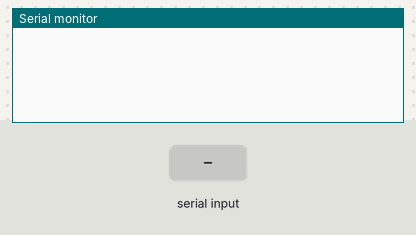
Bench run of a sketch on a simulated Arduino Uno, built with avr-gcc and run on an emulated ATmega328P. On the bench: the last lines printed to the serial monitor. Inputs (shaded band) come from the test bench.

Above: at 1.2 s.
1.3 s: "90,45\n" received over Serial
At 1.9 s:
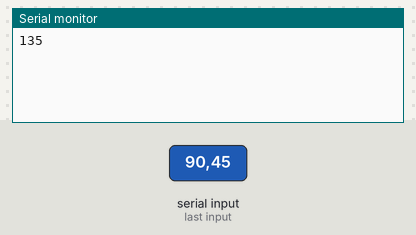
4.3 s: "30,150\n" received over Serial
At 5.4 s:
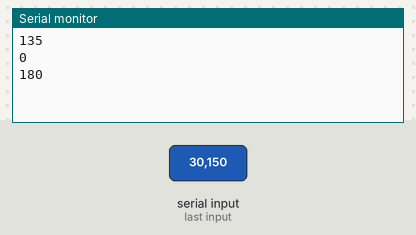
Timing chart, 0 to 7.3 s (numbered marks = the images above; inputs shaded):
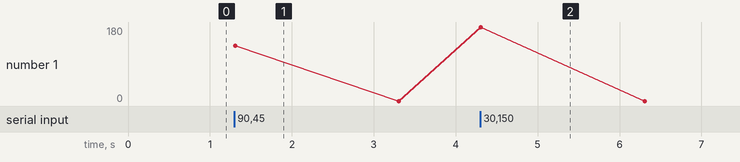

The sketch:

Recieve.UART.ino
```cpp
void setup() {
  // put your setup code here, to run once:
  Serial.begin(9600);

}

void loop() {
  // put your main code here, to run repeatedly:
  while (Serial.available()){
    int x = Serial.parseInt();
    int y = Serial.parseInt();
    Serial.println(x+y);
  }

}
```

Measured:
- after the input at 1.3 s, the serial monitor: prints a new line at once (image 1)
- after the input at 4.3 s, the serial monitor: prints a new line at once (image 2)
